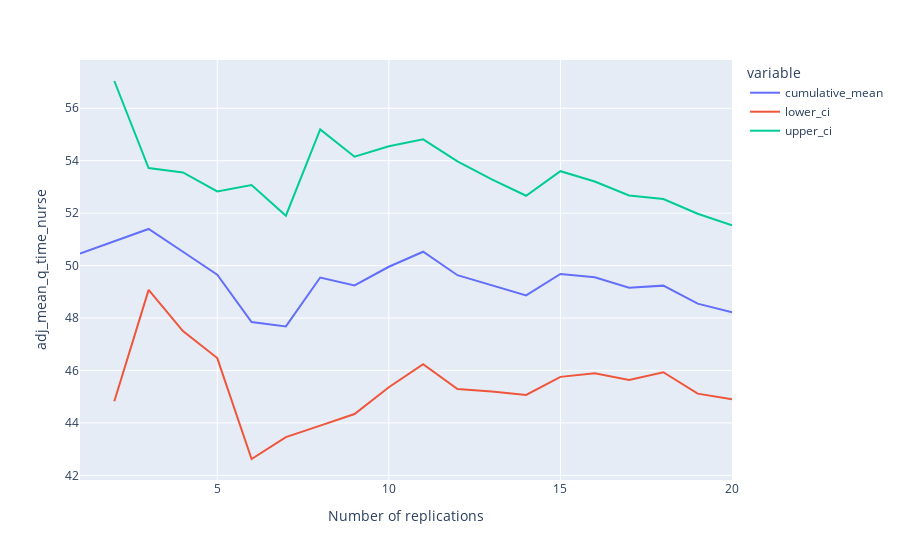

The notebook cell this image was saved under:
### Code cell
confidence_interval_method(
    replications = 20,
    metric = 'mean_q_time_nurse',
    desired_precision = 0.05
)

### Figure 1 — Plotly figure (JSON) as saved in the notebook; plotly's stock layout.template omitted (floating-point values rounded to 4 significant figures)
{"data": [{"hovertemplate": "variable=cumulative_mean<br>replications=%{x}<br>value=%{y}<extra></extra>", "legendgroup": "cumulative_mean", "line": {"color": "#636efa", "dash": "solid"}, "marker": {"symbol": "circle"}, "mode": "lines", "name": "cumulative_mean", "orientation": "v", "showlegend": true, "type": "scatter", "x": [1, 2, 3, 4, 5, 6, 7, 8, 9, 10, 11, 12, 13, 14, 15, 16, 17, 18, 19, 20], "xaxis": "x", "y": [50.45, 50.93, 51.4, 50.53, 49.65, 47.85, 47.68, 49.55, 49.25, 49.96, 50.53, 49.63, 49.24, 48.86, 49.68, 49.55, 49.16, 49.24, 48.55, 48.22], "yaxis": "y"}, {"hovertemplate": "variable=lower_ci<br>replications=%{x}<br>value=%{y}<extra></extra>", "legendgroup": "lower_ci", "line": {"color": "#EF553B", "dash": "solid"}, "marker": {"symbol": "circle"}, "mode": "lines", "name": "lower_ci", "orientation": "v", "showlegend": true, "type": "scatter", "x": [1, 2, 3, 4, 5, 6, 7, 8, 9, 10, 11, 12, 13, 14, 15, 16, 17, 18, 19, 20], "xaxis": "x", "y": [null, 44.83, 49.08, 47.5, 46.47, 42.62, 43.46, 43.9, 44.34, 45.36, 46.24, 45.29, 45.2, 45.06, 45.76, 45.9, 45.64, 45.93, 45.12, 44.9], "yaxis": "y"}, {"hovertemplate": "variable=upper_ci<br>replications=%{x}<br>value=%{y}<extra></extra>", "legendgroup": "upper_ci", "line": {"color": "#00cc96", "dash": "solid"}, "marker": {"symbol": "circle"}, "mode": "lines", "name": "upper_ci", "orientation": "v", "showlegend": true, "type": "scatter", "x": [1, 2, 3, 4, 5, 6, 7, 8, 9, 10, 11, 12, 13, 14, 15, 16, 17, 18, 19, 20], "xaxis": "x", "y": [null, 57.04, 53.72, 53.55, 52.83, 53.07, 51.9, 55.19, 54.15, 54.55, 54.82, 53.97, 53.28, 52.66, 53.6, 53.21, 52.67, 52.54, 51.98, 51.53], "yaxis": "y"}], "layout": {"legend": {"title": {"text": "variable"}, "tracegroupgap": 0}, "margin": {"t": 60}, "xaxis": {"anchor": "y", "domain": [0, 1], "title": {"text": "Number of replications"}}, "yaxis": {"anchor": "x", "domain": [0, 1], "title": {"text": "adj_mean_q_time_nurse"}}}}
